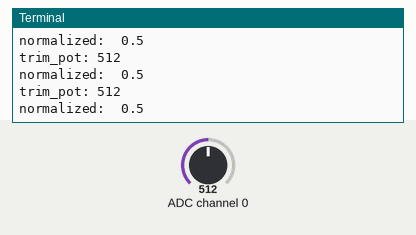
Recording of a program running on a simulated Raspberry Pi (header pin numbers). Shown: the last lines printed to the terminal. The inputs (shaded band) are chosen by the test bench; at power-on: ADC channel 0 = 512 (analog values on the 0–1023 scale).

Above: at 1.2 s.
1.3 s: ADC channel 0 set to 716
At 1.9 s:
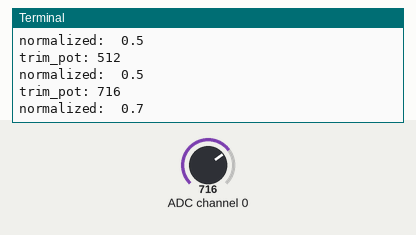
2.8 s: ADC channel 0 set to 900
At 3.4 s:
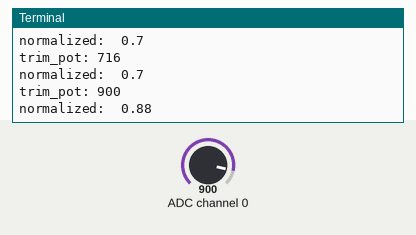
Timing chart, 0 to 5.8 s (numbered marks = the images above; inputs shaded):
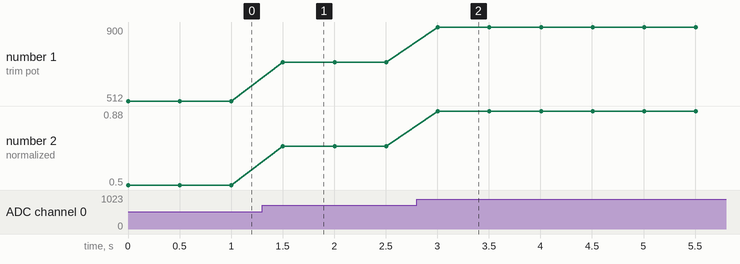

Measured:
- after the input at 1.3 s, the terminal: prints a new line after 0.20 s (image 1)
- after the input at 2.8 s, the terminal: prints a new line after 0.20 s (image 2)
- plotted number 1: 512 → 716 after the input at 1.3 s, 716 → 900 after the input at 2.8 s
- plotted number 2: 0.5 → 0.7 after the input at 1.3 s, 0.7 → 0.88 after the input at 2.8 s

The program:

joystick_ADC.py
```python
#!/usr/bin/env python

# Written by Limor "Ladyada" Fried for Adafruit Industries, (c) 2015
# This code is released into the public domain
# Modified by Johannes "Knight of Pi" Bergs for displaying the state with an LED
# and modularized.

from time import sleep

import RPi.GPIO as GPIO

GPIO.setmode(GPIO.BOARD)

# init LED pwm
LED = 26

#GPIO.setup(LED, GPIO.OUT)

#pwm_LED = GPIO.PWM(LED, 100)
#pwm_LED.start(0)


# freely chosen SPI pins
#SPICLK = 21
#SPIMISO = 20
#SPIMOSI =
#SPICS = 32
SPICLK = 40
SPIMISO = 38
SPIMOSI = 36
SPICS = 32

# set up the SPI interface pins
GPIO.setup([SPIMOSI, SPICLK, SPICS], GPIO.OUT)
GPIO.setup(SPIMISO, GPIO.IN)

# 10k trim pot connected to adc #0
potentiometer_adc = 0;


# read SPI data from MCP3008 chip, 8 possible adc's (0 thru 7)
def readadc(adcnum, clockpin, mosipin, misopin, cspin):
        if ((adcnum > 7) or (adcnum < 0)):
                return -1
        GPIO.output(cspin, True)

        GPIO.output(clockpin, False)  # start clock low
        GPIO.output(cspin, False)     # bring CS low

        commandout = adcnum
        commandout |= 0x18  # start bit + single-ended bit
        commandout <<= 3    # we only need to send 5 bits here
        for i in range(5):
                if (commandout & 0x80):
                        GPIO.output(mosipin, True)
                else:
                        GPIO.output(mosipin, False)
                commandout <<= 1
                GPIO.output(clockpin, True)
                GPIO.output(clockpin, False)

        adcout = 0
        # read in one empty bit, one null bit and 10 ADC bits
        for i in range(12):
                GPIO.output(clockpin, True)
                GPIO.output(clockpin, False)
                adcout <<= 1
                if (GPIO.input(misopin)):
                        adcout |= 0x1

        GPIO.output(cspin, True)

        adcout >>= 1       # first bit is 'null' so drop it
        return adcout

def read_potentiometer():
    trim_pot = readadc(potentiometer_adc, SPICLK, SPIMOSI, SPIMISO, SPICS)
    return round(trim_pot / 1024.0, 2)


if __name__ == "__main__":
    import time

    while True:
        trim_pot = readadc(potentiometer_adc, SPICLK, SPIMOSI, SPIMISO, SPICS)
        print("trim_pot:", trim_pot)
        print("normalized: ", round(trim_pot / 1024.0, 2))
        # display with LED in 100 steps
        #pwm_LED.ChangeDutyCycle(int(trim_pot/10.2))
        #pwm_LED.ChangeDutyCycle(int(round(trim_pot/1024.0,2))/10.2)
        time.sleep(0.5)
```
